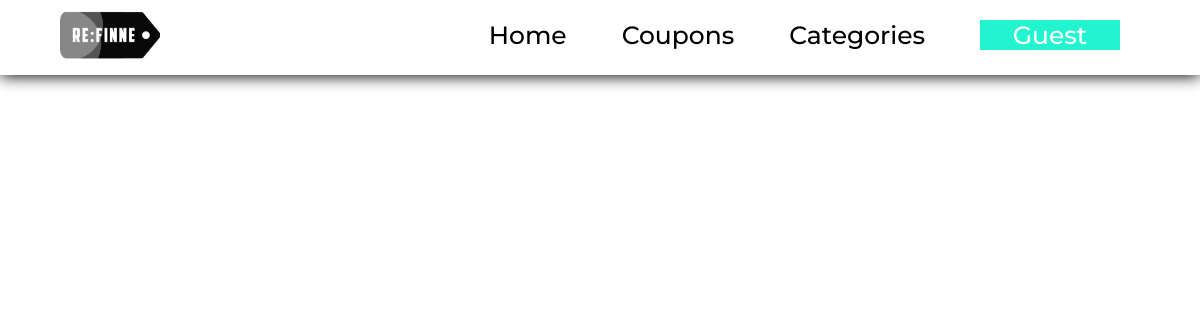
The page /coupons/asmdnmasdf on the database as committed earlier.
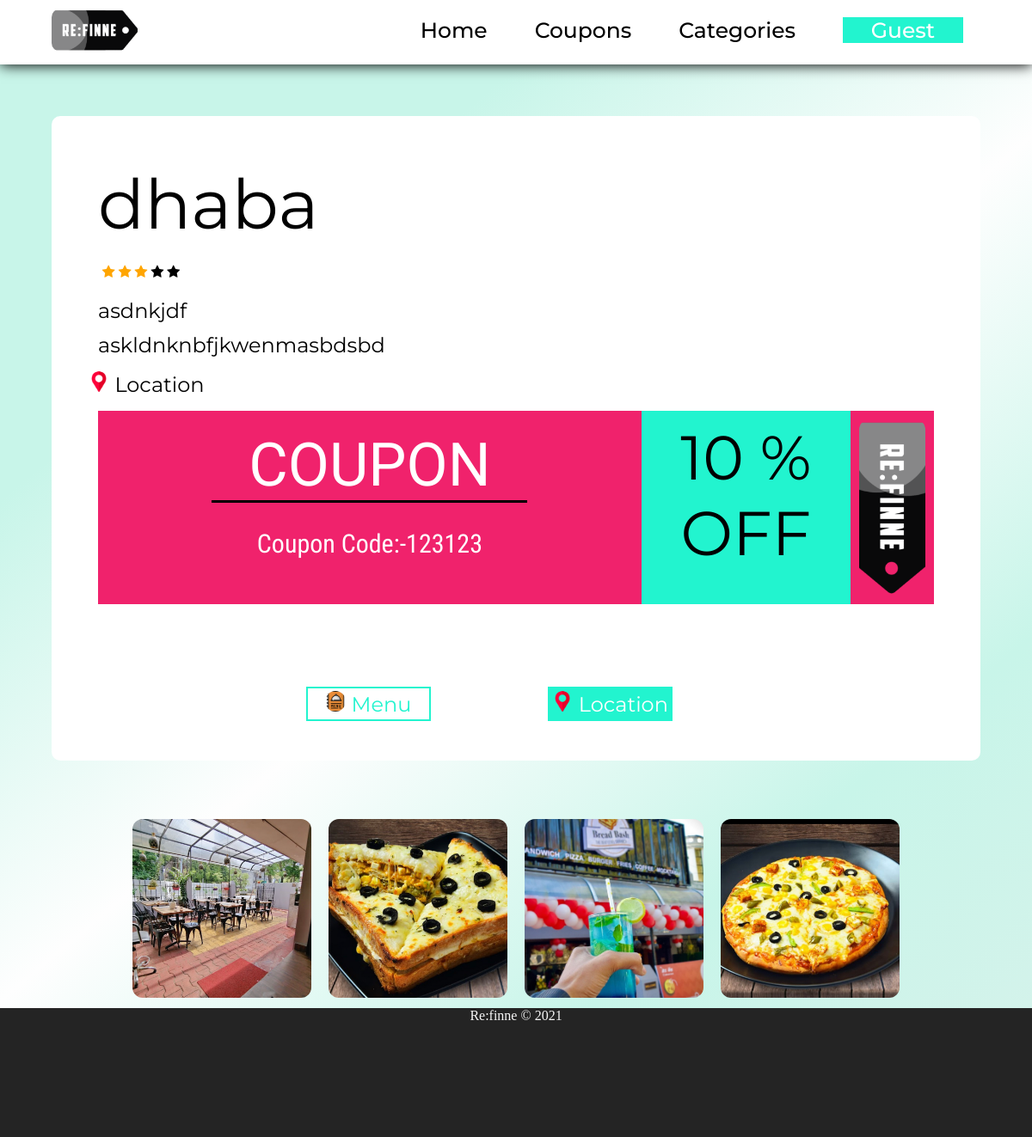
The same page on the database as committed later.
### coupons/models.py (models this page shows, shortened)
class Coupons(models.Model):
    sno = models.AutoField(primary_key=True)
    name = models.CharField(max_length=255)
    offer = models.IntegerField(default=10)
    code = models.TextField(unique=True)
    conditions = models.TextField(default=000000)
    content = models.TextField()
    slug = models.CharField(max_length=130,unique=True)

### coupons/views.py (the view)
# urls.py: path('<str:slug>', views.couponsPost),
def couponsPost(request,slug):
    one_entry = Coupons.objects.filter(slug = slug)
    context = {'one_entry': one_entry}
    return render(request,'coupons/couponsPost.html',context)

### templates/coupons/couponsPost.html (shortened to what this page needs)
{% extends 'c_base.html' %}
{% load static %}
{% block body %}
{% for cou in one_entry %}
    <div class="poster-top">
      <div class="coupon-front-name">{{cou.name}}</div>
      <div class="coupon-review">
        <span class="fa fa-star checked"></span>
        <span class="fa fa-star checked"></span>
        <span class="fa fa-star checked"></span>
        <span class="fa fa-star"></span>
        <span class="fa fa-star"></span>
      </div>
      <div class="coupon-front-ldescription">{{cou.content}}</div>
      <div class="coupon-front-description">{{cou.conditions}}</div>
      <div class="coupon-location" ><img src="{% static 'placeholder-loc.png' %}" alt="" srcset="" style="height: 1em;width: 1em;"> Location</div>
      <div class="coupon-poster">
        <div class="coloumnp1">
          <div class="coupon-voucher">COUPON</div>
          <div class="line"></div>
          <div class="coupon-code">Coupon Code:-{{cou.code}}</div>
        </div>
        <div class="coloumnp2"><div class="coupon-front-offer">{{cou.offer}} % <br> OFF</div></div>
        <div class="coloumnp3"><img style="height:100%;" src="{% static 'refinne-logo-black-rot90.png' %}" alt=""></div>
      </div>
      <div class="menu-loc-container">
        <button  class="menu-btn" ><img src="{% static 'menu.png' %}" alt="" srcset="" style="height: 1em;width: 1em;"> Menu</button>
        <button onclick="findMyState()" class="location-btn" ><img src="{% static 'placeholder-loc.png' %}" alt="" srcset="" style="height: 1em;width: 1em;"> Location</button><div id="id1"></div></div>
    </div>
   <div class="coupon-front-display">
    <div class="coupon-front-img">
      <img src="{% static 'breadbash/1.jpg' %}" class="photo-square-coupon" alt="">
      <img src="{% static 'breadbash/2.jpg' %}" class="photo-square-coupon" alt="">
      <img src="{% static 'breadbash/3.jpg' %}" class="photo-square-coupon" alt="">
      <img src="{% static 'breadbash/4.jpg' %}" class="photo-square-coupon" alt="">
    </div>
  </div>
       <div class="footer">Re:finne © 2021</div>
   </div>
   {% endfor %}
{% endblock body %}

### templates/c_base.html (shortened to what this page needs)
<!DOCTYPE html>
<html lang="en">
<head>
    {% load static %}
  <link rel="stylesheet" href="{% static 'style.css' %}">
  <link rel="stylesheet" href="https://cdnjs.cloudflare.com/ajax/libs/font-awesome/4.7.0/css/font-awesome.min.css">
</head>
<body>
  <div class="whole-content" style="    background-image: linear-gradient(140deg, #c8f5e9,#c8f5e9,#fefefe,#c8f5e9,#d7f2eb);">
    {% include 'includes/partials/navbar.html' %}
        {% block body %}{% endblock body %}
     </div>
</body>
</html>

### templates/includes/partials/navbar-bottom.html (shortened to what this page needs)
{% load static %}

### templates/includes/partials/navbar.html (shortened to what this page needs)
{% load static %}
     <div class="navbartop">
     <div class="navtop logo bg-edge-curved"><img src="{% static 'refinne-logo-black.png' %}" class="logo top-main" alt="...."></div>
     {% if user.is_authenticated %}
     <div class="navtop toplink signup" ><div class="navtop toplink signupcat" style="color: #ffffff;width: 100%;margin: auto;"> {{request.user}} <div class="dropdown-content" style="margin-left: 0px;"><div class="dropdown-list"><a id="myBtn" href="/logout" style="color:#000000;">Logout</a></div></div> </div></div>
     {% else %}
     <div class="navtop toplink signup" ><div class="navtop toplink signupcat" style="color: #ffffff;width: 100%;margin: auto;"> Guest  </div></div>
     {% endif %}
     <div class="navtop toplink categorylink" style="color:#000000;">Categories </div>
     <div class="navtop toplink couponlink"><a href="/coupons" style="color:#000000;">Coupons</a></div>
     <div class="navtop toplink homelink"><a href="/" style="color:#000000;">Home</a> </div>
     </div>

### static/style.css (style rules this page uses)
* { margin: 0; padding: 0; box-sizing: border-box; }
a { color: #0c0c0c; text-decoration: none; background-color: transparent; -webkit-text-decoration-skip: objects; }
body { text-align: center; }
.navbartop { width: 100%; height: 75px; background-color: #ffffff; box-shadow: 0px 0.5px 15px 0.1px rgb(0, 0, 0); position: relative; z-index: 10; }
.logo { width: 100px; height: 50px; padding-top: -10px; margin-left: 10px; margin-top: 5px; border-radius: 10px; cursor: pointer; position: relative; float: left; line-height: 100px; margin-top: 5px; margin-left: 30px; }
.navtop { float: left; }
.toplink { margin-top: 0px; margin-left: 2%; margin-right: 31px; font-size: 25px; font-family: 'montserrat', Times, serif; font-weight: 500; color: white; cursor: pointer; float: right; }
.homelink { margin-left: 50px; margin-top: 20px; }
.signup { float: right; margin-right: 80px; width: 140px; margin-top: 20px; background-color: #22f4cf; }
.footer { position: relative; width:100%; bottom:0px; height: 150px; background-color: rgb(36, 36, 36); color: rgb(247, 247, 247); text-align: center; }
.couponlink { margin-top: 20px; }
.categorylink { position: relative; display: inline-block; margin-top: 20px; }
.signupcat { position: relative; display: inline-block; }
.checked { color: orange; }
.whole-content { background-color: #ffffff; }
.poster-top { height: 750px; width: 90%; margin: 5%; border-radius: 10px; background-color: white; }
.coupon-front-name { float: left; font-family: 'Montserrat'; font-size: 10vh; margin: 5%; width: 90%; text-align: left; margin-bottom: 2%; }
.coupon-front-description { float: left; font-family: 'Montserrat'; font-size: 3vh; margin: 5%; margin-top: 1%; width: 90%; text-align: left; margin-bottom: 1%; }
.coupon-front-ldescription { float: left; font-family: 'Montserrat'; font-size: 3vh; margin: 5%; margin-top: 0%; margin-bottom: 0%; width: 90%; text-align: left; word-wrap: break-word; }
.coupon-location { position: relative; width: 145px; margin-bottom: 0px; margin-left: 5px; float: left; font-size: 3vh; color: black; font-family: 'montserrat'; padding: 5px; border-radius: 8px; margin-left: 3.5%; }
.coupon-poster { height: 30%; width: 100%; background-color: aquamarine; float: left; font-family: 'Montserrat'; font-size: 3vh; margin: 5%; margin-top: 1%; width: 90%; text-align: left; margin-bottom: 0px; }
.menu-loc-container { height: 10%; width: 100%; float: left; font-family: 'Montserrat'; font-size: 3vh; margin: 5%; margin-top: 0%; width: 90%; text-align: center; }
.menu-btn { position: relative; margin: 4em; height: 40px; width: 145px; margin-bottom: 0px; margin-left: 5px; font-size: 3vh; color: #22F4CF; font-family: 'montserrat'; background: #ffffff; border: 2px solid #22F4CF; margin-left: 3.5%; cursor: pointer; }
.location-btn { position: relative; margin: 4em; height: 40px; width: 145px; margin-bottom: 0px; margin-left: 5px; font-size: 3vh; color: white; font-family: 'montserrat'; background: #22F4CF; margin-left: 3.5%; cursor: pointer; border: none; }
.coloumnp1 { float: left; width: 65%; padding: 10px; height: 100%; background-color: #F0226C; color: white; }
.coloumnp2 { float: left; width: 25%; padding: 10px; height: 100%; background-color: #22F4CF; }
.coloumnp3 { float: left; width: 10%; padding: 10px; height: 100%; background-color: #F0226C; }
.coupon-voucher { text-align: center; margin-top: 2%; font-size: 70px; font-family: 'roboto'; }
.coupon-code { text-align: center; margin-top: 5%; font-size: 30px; color: white; font-family: 'roboto condensed'; }
.line { width: 60%; margin: 0 20% 0 20%; background-color: black; height: 3px; }
.coupon-front-offer { text-align: center; font-size: 300%; }
.photo-square-coupon { height:13em; width:13em; margin:0.5em; }
.coupon-review { width: 100px; margin-left: 5%; margin-bottom: 2%; }
img { width: 100%; border-radius: 12px; height: 214px; object-fit: cover; }

Rows that differ between the two databases and show on the page:
added Coupons: name "dhaba", content "asdnkjdf", conditions "askldnknbfjkwenmasbdsbd", code "123123", offer "10"
